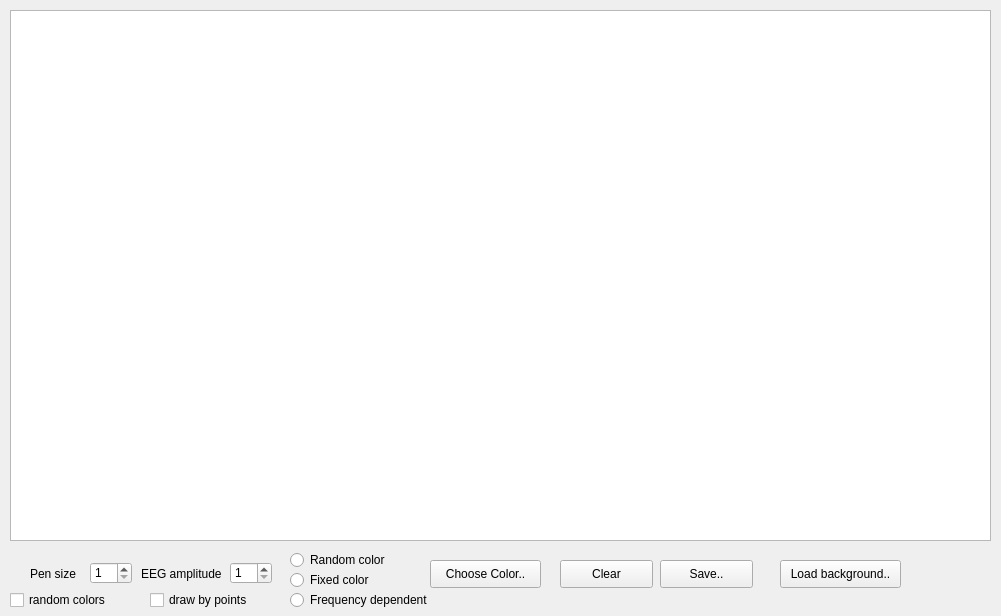
<?xml version="1.0" encoding="UTF-8"?>
<ui version="4.0">
 <class>paintform</class>
 <widget class="QWidget" name="paintform">
  <property name="geometry">
   <rect>
    <x>0</x>
    <y>0</y>
    <width>1001</width>
    <height>616</height>
   </rect>
  </property>
  <property name="windowTitle">
   <string>MindDraw beta 0.91</string>
  </property>
  <widget class="QGraphicsView" name="graphicsView">
   <property name="geometry">
    <rect>
     <x>10</x>
     <y>10</y>
     <width>981</width>
     <height>531</height>
    </rect>
   </property>
   <property name="sizePolicy">
    <sizepolicy hsizetype="Fixed" vsizetype="Fixed">
     <horstretch>0</horstretch>
     <verstretch>0</verstretch>
    </sizepolicy>
   </property>
   <property name="verticalScrollBarPolicy">
    <enum>Qt::ScrollBarAsNeeded</enum>
   </property>
   <property name="horizontalScrollBarPolicy">
    <enum>Qt::ScrollBarAsNeeded</enum>
   </property>
  </widget>
  <widget class="QPushButton" name="pushButton">
   <property name="geometry">
    <rect>
     <x>560</x>
     <y>560</y>
     <width>93</width>
     <height>28</height>
    </rect>
   </property>
   <property name="text">
    <string>Clear</string>
   </property>
  </widget>
  <widget class="QCheckBox" name="checkBox">
   <property name="geometry">
    <rect>
     <x>10</x>
     <y>590</y>
     <width>121</width>
     <height>20</height>
    </rect>
   </property>
   <property name="text">
    <string>random colors</string>
   </property>
  </widget>
  <widget class="QPushButton" name="pushButton_2">
   <property name="geometry">
    <rect>
     <x>780</x>
     <y>560</y>
     <width>121</width>
     <height>28</height>
    </rect>
   </property>
   <property name="text">
    <string>Load background..</string>
   </property>
  </widget>
  <widget class="QSpinBox" name="spinBox">
   <property name="geometry">
    <rect>
     <x>230</x>
     <y>562</y>
     <width>42</width>
     <height>22</height>
    </rect>
   </property>
   <property name="minimum">
    <number>1</number>
   </property>
   <property name="maximum">
    <number>12</number>
   </property>
  </widget>
  <widget class="QLabel" name="label">
   <property name="geometry">
    <rect>
     <x>141</x>
     <y>564</y>
     <width>91</width>
     <height>20</height>
    </rect>
   </property>
   <property name="text">
    <string>EEG amplitude</string>
   </property>
  </widget>
  <widget class="QLabel" name="label_2">
   <property name="geometry">
    <rect>
     <x>30</x>
     <y>564</y>
     <width>51</width>
     <height>20</height>
    </rect>
   </property>
   <property name="text">
    <string>Pen size</string>
   </property>
  </widget>
  <widget class="QSpinBox" name="spinBox_2">
   <property name="geometry">
    <rect>
     <x>90</x>
     <y>562</y>
     <width>42</width>
     <height>22</height>
    </rect>
   </property>
   <property name="minimum">
    <number>1</number>
   </property>
   <property name="maximum">
    <number>50</number>
   </property>
  </widget>
  <widget class="QPushButton" name="pushButton_3">
   <property name="geometry">
    <rect>
     <x>430</x>
     <y>560</y>
     <width>111</width>
     <height>28</height>
    </rect>
   </property>
   <property name="text">
    <string>Choose Color..</string>
   </property>
  </widget>
  <widget class="QPushButton" name="pushButton_4">
   <property name="geometry">
    <rect>
     <x>660</x>
     <y>560</y>
     <width>93</width>
     <height>28</height>
    </rect>
   </property>
   <property name="text">
    <string>Save..</string>
   </property>
  </widget>
  <widget class="QCheckBox" name="checkBox_2">
   <property name="geometry">
    <rect>
     <x>150</x>
     <y>590</y>
     <width>111</width>
     <height>20</height>
    </rect>
   </property>
   <property name="text">
    <string>draw by points</string>
   </property>
  </widget>
  <widget class="QRadioButton" name="radioButton">
   <property name="geometry">
    <rect>
     <x>290</x>
     <y>550</y>
     <width>111</width>
     <height>20</height>
    </rect>
   </property>
   <property name="text">
    <string>Random color</string>
   </property>
  </widget>
  <widget class="QRadioButton" name="radioButton_2">
   <property name="geometry">
    <rect>
     <x>290</x>
     <y>570</y>
     <width>95</width>
     <height>20</height>
    </rect>
   </property>
   <property name="text">
    <string>Fixed color</string>
   </property>
  </widget>
  <widget class="QRadioButton" name="radioButton_3">
   <property name="geometry">
    <rect>
     <x>290</x>
     <y>590</y>
     <width>151</width>
     <height>20</height>
    </rect>
   </property>
   <property name="text">
    <string>Frequency dependent</string>
   </property>
  </widget>
 </widget>
 <resources/>
 <connections/>
</ui>
